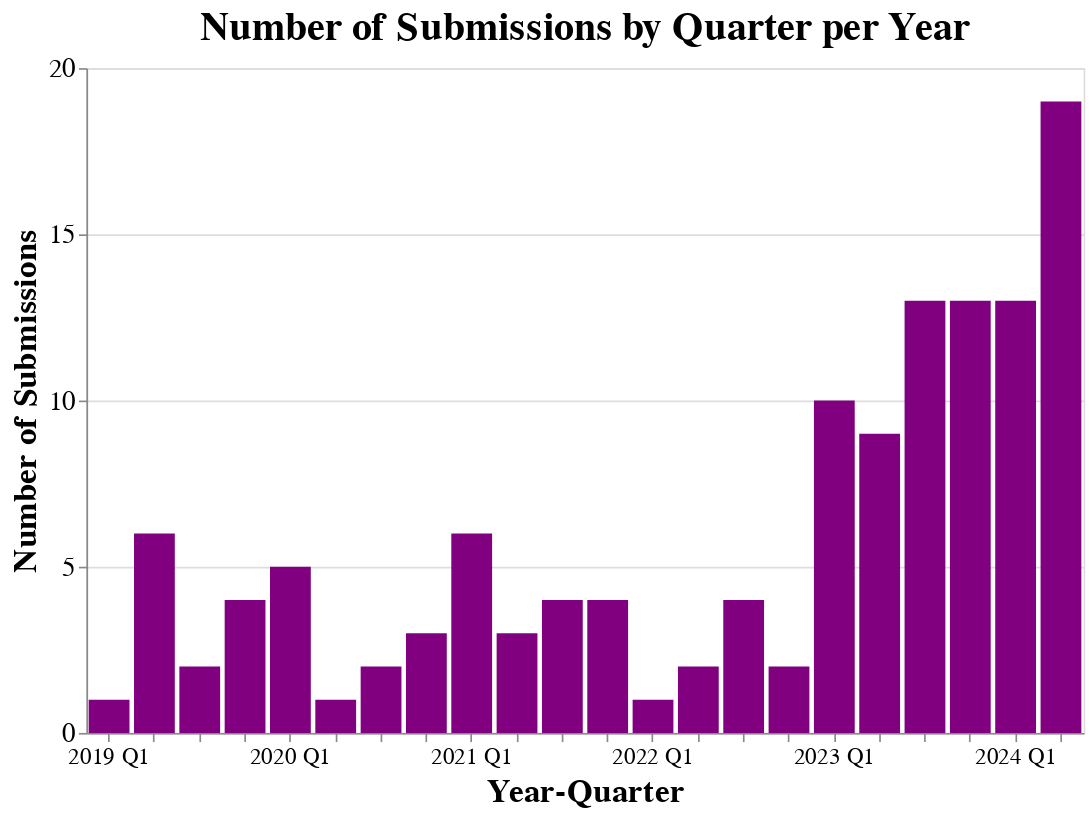

The code cell stored with this chart in its notebook:
### Code cell
# Create the Altair plot
axis_labels = """datum.label == '2019Q1' ? '2019 Q1' : 
                datum.label == '2020Q1' ? '2020 Q1' : 
                datum.label == '2021Q1' ? '2021 Q1' : 
                datum.label == '2022Q1' ? '2022 Q1' :
                datum.label == '2023Q1' ? '2023 Q1' :
                datum.label == '2024Q1' ? '2024 Q1' :
                '' """
chart = (
    alt.Chart(quarterly_counts)
    .mark_bar(color="purple")
    .encode(
        x=alt.X(
            "year_quarter:O",
            title="Year-Quarter",
            axis=alt.Axis(
                labelFontSize=14,
                titleFontSize=20,
                labelAngle=0,
                labelExpr=axis_labels,
                # tickCount=4,
                # tvalues=[
                #     "2019-Q1",
                #     "2020-Q1",
                #     "2020-Q1",
                #     "2020-Q1",
                #     "2020-Q1",
                #     "2024-Q1",
                # ],
            ),
        ),
        y=alt.Y(
            "count:Q",
            title="Number of Submissions",
            axis=alt.Axis(labelFontSize=16, titleFontSize=20, tickCount=5),
        ),
        tooltip=[
            alt.Tooltip("year_quarter:O", title="Quarter"),
            alt.Tooltip("count:Q", title="Number of Issues"),
        ],
    )
    .properties(
        title="Number of Submissions by Quarter per Year",
        width=600,
        height=400,
    )
    .configure_axis(
        # labelAngle=-45
    )
    .configure_title(fontSize=24, font="Poppins", anchor="middle", color="black")
)

chart.show()

### Figure 1 — Vega-Lite specification as saved in the notebook (floating-point values rounded to 4 significant figures)
{"config": {"view": {"continuousWidth": 300, "continuousHeight": 300}, "axis": {}, "title": {"anchor": "middle", "color": "black", "font": "Poppins", "fontSize": 24}}, "data": {"name": "data-de460717d795fbb620de681f85634183"}, "mark": {"type": "bar", "color": "purple"}, "encoding": {"tooltip": [{"field": "year_quarter", "title": "Quarter", "type": "ordinal"}, {"field": "count", "title": "Number of Issues", "type": "quantitative"}], "x": {"axis": {"labelAngle": 0, "labelExpr": "datum.label == '2019Q1' ? '2019 Q1' : \n                datum.label == '2020Q1' ? '2020 Q1' : \n                datum.label == '2021Q1' ? '2021 Q1' : \n                datum.label == '2022Q1' ? '2022 Q1' :\n                datum.label == '2023Q1' ? '2023 Q1' :\n                datum.label == '2024Q1' ? '2024 Q1' :\n                '' ", "labelFontSize": 14, "titleFontSize": 20}, "field": "year_quarter", "title": "Year-Quarter", "type": "ordinal"}, "y": {"axis": {"labelFontSize": 16, "tickCount": 5, "titleFontSize": 20}, "field": "count", "title": "Number of Submissions", "type": "quantitative"}}, "height": 400, "title": "Number of Submissions by Quarter per Year", "width": 600, "$schema": "https://vega.github.io/schema/vega-lite/v5.17.0.json", "datasets": {"data-de460717d795fbb620de681f85634183": [{"year_quarter": "2019Q1", "count": 1}, {"year_quarter": "2019Q2", "count": 6}, {"year_quarter": "2019Q3", "count": 2}, {"year_quarter": "2019Q4", "count": 4}, {"year_quarter": "2020Q1", "count": 5}, {"year_quarter": "2020Q2", "count": 1}, {"year_quarter": "2020Q3", "count": 2}, {"year_quarter": "2020Q4", "count": 3}, {"year_quarter": "2021Q1", "count": 6}, {"year_quarter": "2021Q2", "count": 3}, {"year_quarter": "2021Q3", "count": 4}, {"year_quarter": "2021Q4", "count": 4}, {"year_quarter": "2022Q1", "count": 1}, {"year_quarter": "2022Q2", "count": 2}, {"year_quarter": "2022Q3", "count": 4}, {"year_quarter": "2022Q4", "count": 2}, {"year_quarter": "2023Q1", "count": 10}, {"year_quarter": "2023Q2", "count": 9}, {"year_quarter": "2023Q3", "count": 13}, {"year_quarter": "2023Q4", "count": 13}, {"year_quarter": "2024Q1", "count": 13}, {"year_quarter": "2024Q2", "count": 19}]}}
